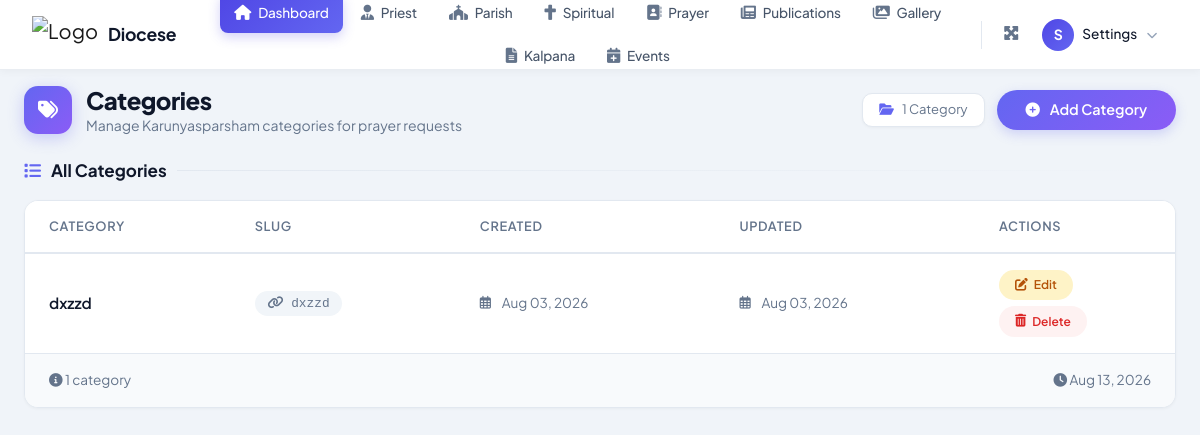
Page /category_list/ on the earlier database version.
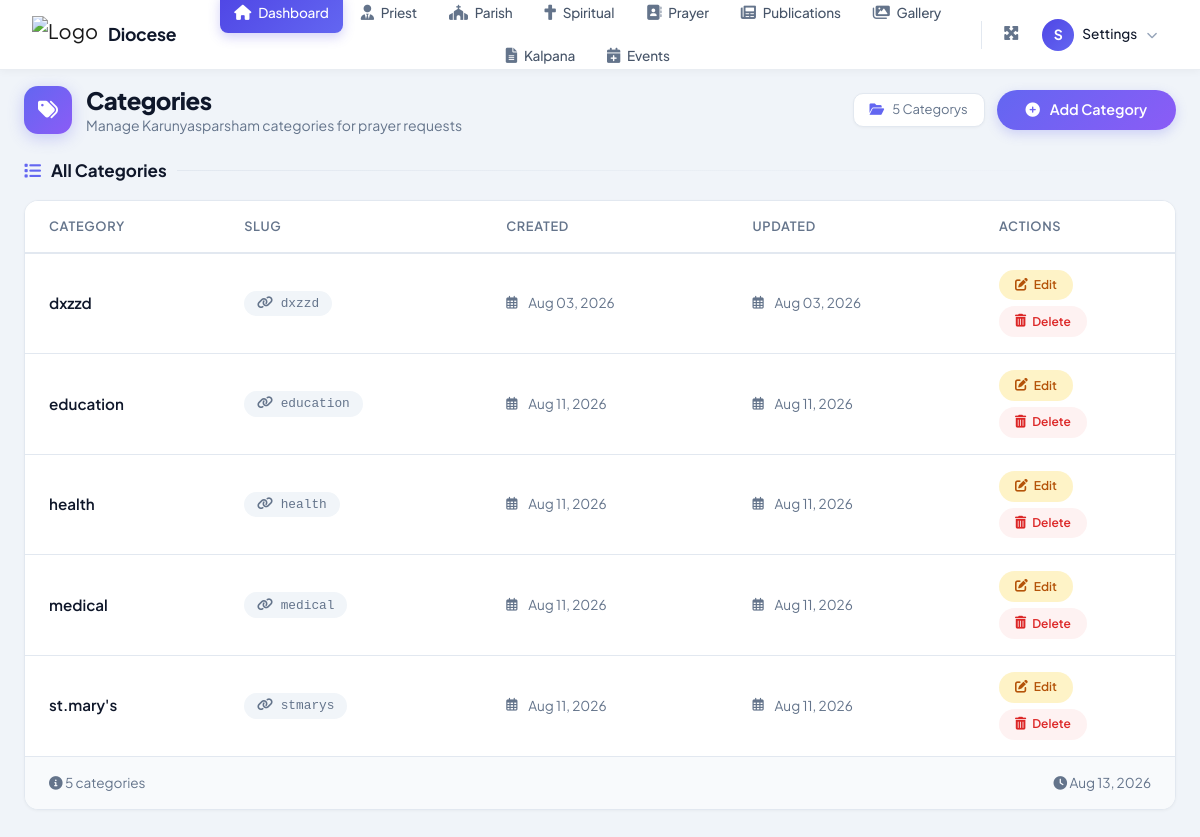
Same page on the later database version.
### dioceseapp/models.py (models this page shows, shortened)
class Category(models.Model):
    name = models.CharField(max_length=100, unique=True)
    slug = models.SlugField(max_length=120, unique=True, blank=True)
    description = models.TextField(blank=True, null=True)
    created_at = models.DateTimeField(auto_now_add=True)
    updated_at = models.DateTimeField(auto_now=True)
    class Meta:
        verbose_name_plural = "Categories"
        ordering = ['name']

### dioceseapp/views.py (the view)
# urls.py: path('category_list/', views.category_list, name='category_list'),
def category_list(request):
    categories = Category.objects.all()
    search_query = request.GET.get('search', '')
    if search_query:
        categories = categories.filter(
            Q(name__icontains=search_query) |
            Q(slug__icontains=search_query)
        )
    context = {
        'categories': categories,
        'search_query': search_query,
        'total_count': categories.count(),
    }
    return render(request, 'admin/karunyam/category/category.html', context)

### dioceseapp/context_processors.py (called while the page is built)
def spiritual_categories(request):
    return {
        'spirituals': Spiritual.objects.all().order_by('category_title')
    }

def downloads(request):
    return {
        'church_account_manual': Download.objects.filter(
            document_type='church_account_manual'
        ).first(),
        'guidelines': Download.objects.filter(
            document_type='guidelines'
        ).first(),
        'constitution_1934': Download.objects.filter(
            document_type='constitution_1934'
        ).first(),
    }

### template/admin/karunyam/category/category.html (shortened to what the changed rows need)
{% load static %}
{% include 'admin/adminheader.html' %}
<!DOCTYPE html>
<html lang="en">
<head>
    <link rel="stylesheet" href="https://cdnjs.cloudflare.com/ajax/libs/font-awesome/6.0.0-beta3/css/all.min.css" />
    <link href="https://cdn.jsdelivr.net/npm/bootstrap@5.3.2/dist/css/bootstrap.min.css" rel="stylesheet" />
</head>
<body>
<div class="content-wrapper">
    <div class="page-header">
        <div class="header-left">
            <div>
                <h1>
                    Categories
                    <small>Manage Karunyasparsham categories for prayer requests</small>
                </h1>
            </div>
        </div>
        <div class="header-right">
            <span class="stat-badge">
                <i class="fas fa-folder-open"></i>
                {{ categories|length }} Category{{ categories|length|pluralize }}
            </span>
            <a href="{% url 'category_create' %}" class="btn-primary-custom">
                <i class="fas fa-plus-circle"></i>
                Add Category
            </a>
        </div>
    </div>
    <div class="dashboard-card">
        <div class="card-body">
            {% if categories %}
                <table class="table table-hover">
                    <thead>
                        <tr>
                            <th>Category</th>
                            <th>Slug</th>
                            <th>Created</th>
                            <th>Updated</th>
                            <th style="width: 200px;">Actions</th>
                        </tr>
                    </thead>
                    <tbody>
                        {% for category in categories %}
                        <tr>
                            <td>
                                <div class="category-name">
                                    {{ category.name }}
                                </div>
                            </td>
                            <td>
                                <span class="category-slug">
                                    <i class="fas fa-link"></i> {{ category.slug }}
                                </span>
                            </td>
                            <td>
                                <div class="date-info">
                                    <span class="date-item">
                                        <i class="far fa-calendar-alt"></i>
                                        {{ category.created_at|date:"M d, Y" }}
                                    </span>
                                </div>
                            </td>
                            <td>
                                <div class="date-info">
                                    <span class="date-item">
                                        <i class="far fa-calendar-alt"></i>
                                        {{ category.updated_at|date:"M d, Y" }}
                                    </span>
                                </div>
                            </td>
                            <td>
                                <div class="action-buttons">
                                    <a href="{% url 'category_update' category.id %}"
                                       class="action-btn edit"
                                       title="Edit Category">
                                        <i class="fas fa-edit"></i> Edit
                                    </a>
                                    <button type="button"
                                            class="action-btn delete"
                                            title="Delete Category"
                                            data-bs-toggle="modal"
                                            data-bs-target="#deleteModal"
                                            data-category-id="{{ category.id }}"
                                            data-category-name="{{ category.name }}">
                                        <i class="fas fa-trash-alt"></i> Delete
                                    </button>
                                </div>
                            </td>
                        </tr>
                        {% endfor %}
                    </tbody>
                </table>
                <div class="table-footer">
                    <span class="info-text">
                        <i class="fas fa-info-circle"></i>
                        {{ categories|length }} categor{{ categories|length|pluralize:"y,ies" }}
                    </span>
                    <span class="info-text">
                        <i class="fas fa-clock"></i>
                        {% now "M j, Y" %}
                    </span>
                </div>
            {% endif %}
        </div>
    </div>
</div>
</body>
</html>

Differences in the rows shown:
added Category: name "education", slug "education", created_at "Aug 11, 2026", updated_at "Aug 11, 2026"
added Category: name "health", slug "health", created_at "Aug 11, 2026", updated_at "Aug 11, 2026"
added Category: name "medical", slug "medical", created_at "Aug 11, 2026", updated_at "Aug 11, 2026"
added Category: name "st.mary's", slug "stmarys", created_at "Aug 11, 2026", updated_at "Aug 11, 2026"
Other differences:
{{ categories|length }}: "1" → "5"
